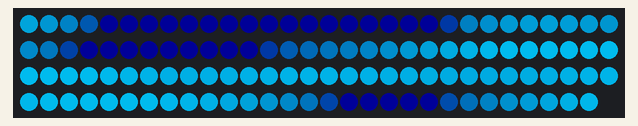
Recording of a sketch running on a simulated Arduino Uno, built with avr-gcc and run on an emulated ATmega328P. Shown: 119 RGB LEDs in strip order, left to right, continuing on the next row. Dim RGB values are drawn brighter than linear.

Above: at 0.18 s.
At 3.58 s:
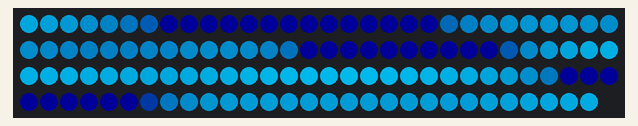
At 7.1 s:
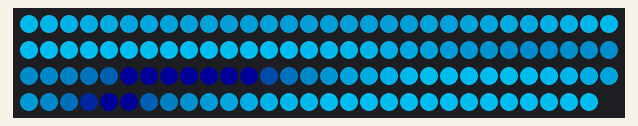
At 12.6 s:
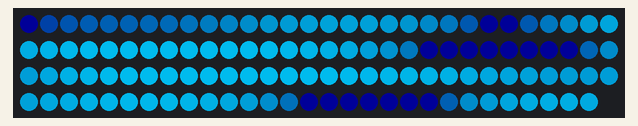
At 18.17 s:
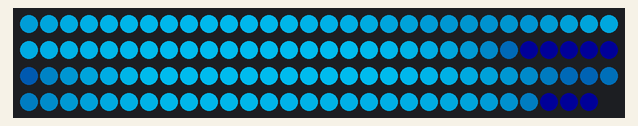
At 36.2 s:
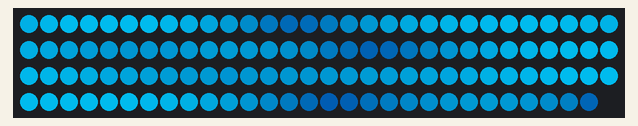

The sketch:

Waves.ino
```cpp
#include <FastLED.h>
#include "SimplexNoise.h"

#define NUM_LEDS 119   // Number of LEDs on your strip
#define DATA_PIN 6    // GPIO pin
#define BRIGHTNESS 200
#define LED_TYPE WS2812B
#define COLOR_ORDER GRB

CRGB leds[NUM_LEDS];

// Variables for Simplex noise effect
float time_offset = 0.0;
float time_speed = 0.01; // speed of ripple motion

// Non-linear mapping function for "wave-like" brightness
uint8_t waveMap(uint8_t value) {
  float normalized = value / 255.0;           // 0.0 - 1.0
  normalized = pow(normalized, 0.5);          // square-root for smoother fade & higher crests
  return (uint8_t)(normalized * 255.0);
}

void setup() {
  FastLED.addLeds<LED_TYPE, DATA_PIN, COLOR_ORDER>(leds, NUM_LEDS)
         .setCorrection(TypicalLEDStrip);
  FastLED.setBrightness(BRIGHTNESS);
}

void loop() {
  time_offset += time_speed;

  for (int i = 0; i < NUM_LEDS; i++) {
    // Generate 1D Simplex noise
    float noise_val = SimplexNoise::noise(i * 0.04, time_offset);

    // Amplify contrast for more dynamic range
    noise_val *= 2.0;
    if (noise_val > 1.0) noise_val = 1.0;
    if (noise_val < -1.0) noise_val = -1.0;

    // Map noise to 0-255
    uint8_t noise_value = (uint8_t)((noise_val + 1.0) * 127.5);

    // Apply wave-like non-linear mapping
    uint8_t mapped_value = waveMap(noise_value);

    // Ocean color mapping
    uint8_t blue_brightness  = map(mapped_value, 0, 255, 30, 255);  // visible base blue
    uint8_t green_brightness = map(mapped_value, 0, 255, 0, 200);   // stronger green variation

    leds[i] = CRGB(0, green_brightness, blue_brightness);
  }

  FastLED.show();
}
```

SimplexNoise.h
```cpp
#ifndef SIMPLEX_NOISE_H
#define SIMPLEX_NOISE_H

#include <Arduino.h>

class SimplexNoise {
public:
    // 2D Simplex noise
    static float noise(float xin, float yin);
};

#endif
```

Source omitted: implexNoise.cpp (data table, 3302 bytes)
